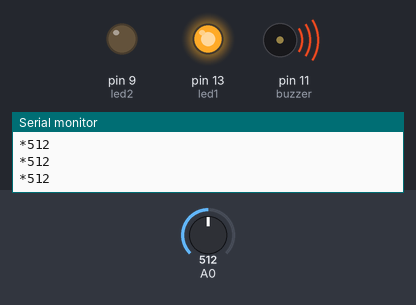
The sketch below on a simulated Arduino Uno, built with avr-gcc and run on an emulated ATmega328P. Shown: output pins drawn as LEDs (lit = HIGH), buzzer (waves = sounding, pin HIGH), the last lines printed to the serial monitor. Inputs (shaded band) come from the test bench; at power-on: A0 = 512.

Above: at 1.2 s.
1.3 s: A0 set to 492
At 2.5 s:
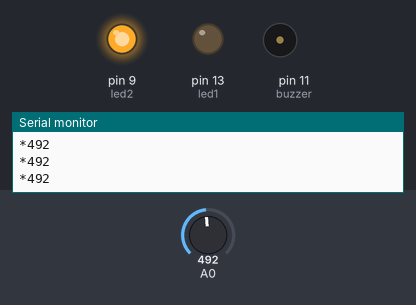
2.8 s: A0 set to 510
At 3.7 s:
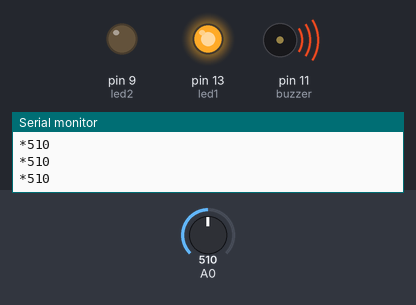
4.3 s: A0 set to 490
At 5.8 s:
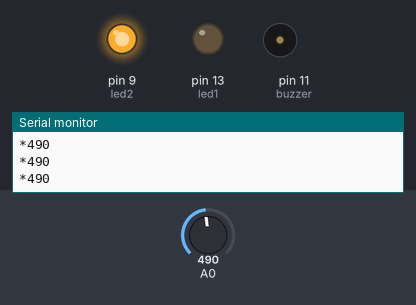
Timing chart, 0 to 7.3 s (numbered marks = the images above; inputs shaded):
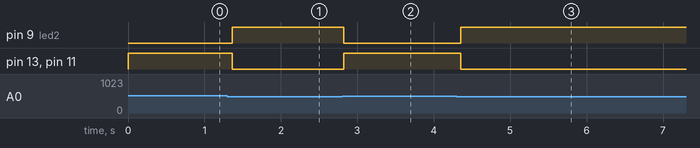

Measured:
- the behaviour switches between 501 and 500 on A0 (found by bisection; images 0 and 1)
- after the input at 1.3 s, pin 9 (led2): LOW → HIGH after 0.07 s; pin 13 (led1), pin 11 (buzzer): HIGH → LOW after 0.07 s
- after the input at 2.8 s, pin 9 (led2): HIGH → LOW at once; pin 13 (led1), pin 11 (buzzer): LOW → HIGH at once
- after the input at 4.3 s, pin 9 (led2): LOW → HIGH after 0.05 s; pin 13 (led1), pin 11 (buzzer): HIGH → LOW after 0.05 s

The sketch:

pulsoscardiacos.ino
```cpp
// Esto ejemplo muestra un pulso de latido del corazón humano en directo.
// Se puede visualizar en "Serial Plotter" de arduino o en aplicación de APP inventor.
// Sonará un buzzer con cada latido de tu corazón.
// Esta es la señal directa del sensor de pulso.

//  Variables
int buzzer = 11;
int led1 = 13;
int led2 = 9;
int pulso;
// contiene los datos brutos entrantes. El valor de la señal puede variar entre 0-1024
int limite = 500;            // Determine qué señal "se contará como un latido" y qué señal ignorar.
void setup() {
  pinMode(buzzer,OUTPUT);         //buzzer sonará al ritmo de tu corazón!
   pinMode(led1,OUTPUT);
   pinMode(led2,OUTPUT);
   Serial.begin(9600);         // Configura la comunicación serial a 9600(depende tu adaptador bluetooth como esté configurado)
}
void loop() {
 pulso = analogRead(A0);  // Lee el valor del pin analógico 0, y Asigna este valor a la variable "pulso".
Serial.print("*");//Este caracter lo filtra la aplicación en APP inventor
Serial.println(pulso);// Envíe el valor de pulso al Plotter serial. Comentar si queremos visualizar en "serial ploter"
   if(pulso > limite){                          // Si la señal es superior a "550", entonces suena el buzzer y se enciende led1
     digitalWrite(buzzer,HIGH);
     digitalWrite(led1,HIGH);
     digitalWrite(led2,LOW);
     delay(30);
   } else {
    digitalWrite(led2,HIGH);
    digitalWrite(led1,LOW);
     digitalWrite(buzzer,LOW);                //  De lo contrario, deja de sonar el buzzer y led2
   }
delay(50);
}
```
